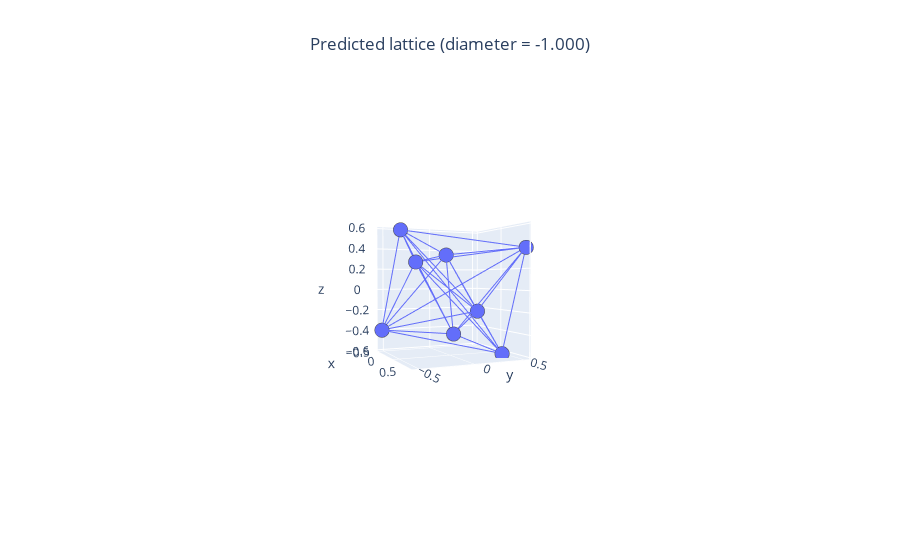

Here is the notebook cell this chart was saved with:
### Code cell
path = 'generated_mat/step50_varProp=v0.01_m0.5'
name = 'LatticeStiffness_lattice_1.npz'
plot_lattice_from_path(path, name)

### Figure 1 — Plotly figure (JSON) as saved in the notebook; plotly's stock layout.template omitted (floating-point values rounded to 4 significant figures)
{"data": [{"hovertemplate": "0=%{x}<br>1=%{y}<br>2=%{z}<extra></extra>", "legendgroup": "", "marker": {"color": "#636efa", "line": {"width": 5}, "size": 5, "symbol": "circle"}, "mode": "markers", "name": "", "scene": "scene", "showlegend": false, "type": "scatter3d", "x": [0.4821, 0.3043, -0.3038, 0.4558, -0.477, -0.3175, -0.4699, 0.3122], "y": [0.5234, -0.456, 0.4517, -0.1763, -0.5234, -0.3814, 0.1687, 0.3802], "z": [0.3866, 0.2476, -0.2313, -0.354, -0.402, 0.5787, 0.3543, -0.5787]}, {"hovertemplate": "x=%{x}<br>y=%{y}<br>z=%{z}<extra></extra>", "legendgroup": "", "line": {"color": "#636efa", "dash": "solid"}, "marker": {"line": {"width": 5}, "size": 5, "symbol": "circle"}, "mode": "lines", "name": "", "scene": "scene", "showlegend": false, "type": "scatter3d", "x": [0.4821, 0.3043], "y": [0.5234, -0.456], "z": [0.3866, 0.2476]}, {"hovertemplate": "x=%{x}<br>y=%{y}<br>z=%{z}<extra></extra>", "legendgroup": "", "line": {"color": "#636efa", "dash": "solid"}, "marker": {"line": {"width": 5}, "size": 5, "symbol": "circle"}, "mode": "lines", "name": "", "scene": "scene", "showlegend": false, "type": "scatter3d", "x": [0.4821, -0.3038], "y": [0.5234, 0.4517], "z": [0.3866, -0.2313]}, {"hovertemplate": "x=%{x}<br>y=%{y}<br>z=%{z}<extra></extra>", "legendgroup": "", "line": {"color": "#636efa", "dash": "solid"}, "marker": {"line": {"width": 5}, "size": 5, "symbol": "circle"}, "mode": "lines", "name": "", "scene": "scene", "showlegend": false, "type": "scatter3d", "x": [0.3043, -0.3038], "y": [-0.456, 0.4517], "z": [0.2476, -0.2313]}, {"hovertemplate": "x=%{x}<br>y=%{y}<br>z=%{z}<extra></extra>", "legendgroup": "", "line": {"color": "#636efa", "dash": "solid"}, "marker": {"line": {"width": 5}, "size": 5, "symbol": "circle"}, "mode": "lines", "name": "", "scene": "scene", "showlegend": false, "type": "scatter3d", "x": [0.4821, 0.4558], "y": [0.5234, -0.1763], "z": [0.3866, -0.354]}, {"hovertemplate": "x=%{x}<br>y=%{y}<br>z=%{z}<extra></extra>", "legendgroup": "", "line": {"color": "#636efa", "dash": "solid"}, "marker": {"line": {"width": 5}, "size": 5, "symbol": "circle"}, "mode": "lines", "name": "", "scene": "scene", "showlegend": false, "type": "scatter3d", "x": [0.3043, 0.4558], "y": [-0.456, -0.1763], "z": [0.2476, -0.354]}, {"hovertemplate": "x=%{x}<br>y=%{y}<br>z=%{z}<extra></extra>", "legendgroup": "", "line": {"color": "#636efa", "dash": "solid"}, "marker": {"line": {"width": 5}, "size": 5, "symbol": "circle"}, "mode": "lines", "name": "", "scene": "scene", "showlegend": false, "type": "scatter3d", "x": [-0.3038, 0.4558], "y": [0.4517, -0.1763], "z": [-0.2313, -0.354]}, {"hovertemplate": "x=%{x}<br>y=%{y}<br>z=%{z}<extra></extra>", "legendgroup": "", "line": {"color": "#636efa", "dash": "solid"}, "marker": {"line": {"width": 5}, "size": 5, "symbol": "circle"}, "mode": "lines", "name": "", "scene": "scene", "showlegend": false, "type": "scatter3d", "x": [0.4821, -0.477], "y": [0.5234, -0.5234], "z": [0.3866, -0.402]}, {"hovertemplate": "x=%{x}<br>y=%{y}<br>z=%{z}<extra></extra>", "legendgroup": "", "line": {"color": "#636efa", "dash": "solid"}, "marker": {"line": {"width": 5}, "size": 5, "symbol": "circle"}, "mode": "lines", "name": "", "scene": "scene", "showlegend": false, "type": "scatter3d", "x": [0.3043, -0.477], "y": [-0.456, -0.5234], "z": [0.2476, -0.402]}, {"hovertemplate": "x=%{x}<br>y=%{y}<br>z=%{z}<extra></extra>", "legendgroup": "", "line": {"color": "#636efa", "dash": "solid"}, "marker": {"line": {"width": 5}, "size": 5, "symbol": "circle"}, "mode": "lines", "name": "", "scene": "scene", "showlegend": false, "type": "scatter3d", "x": [-0.3038, -0.477], "y": [0.4517, -0.5234], "z": [-0.2313, -0.402]}, {"hovertemplate": "x=%{x}<br>y=%{y}<br>z=%{z}<extra></extra>", "legendgroup": "", "line": {"color": "#636efa", "dash": "solid"}, "marker": {"line": {"width": 5}, "size": 5, "symbol": "circle"}, "mode": "lines", "name": "", "scene": "scene", "showlegend": false, "type": "scatter3d", "x": [0.4558, -0.477], "y": [-0.1763, -0.5234], "z": [-0.354, -0.402]}, {"hovertemplate": "x=%{x}<br>y=%{y}<br>z=%{z}<extra></extra>", "legendgroup": "", "line": {"color": "#636efa", "dash": "solid"}, "marker": {"line": {"width": 5}, "size": 5, "symbol": "circle"}, "mode": "lines", "name": "", "scene": "scene", "showlegend": false, "type": "scatter3d", "x": [0.4821, -0.3175], "y": [0.5234, -0.3814], "z": [0.3866, 0.5787]}, {"hovertemplate": "x=%{x}<br>y=%{y}<br>z=%{z}<extra></extra>", "legendgroup": "", "line": {"color": "#636efa", "dash": "solid"}, "marker": {"line": {"width": 5}, "size": 5, "symbol": "circle"}, "mode": "lines", "name": "", "scene": "scene", "showlegend": false, "type": "scatter3d", "x": [0.3043, -0.3175], "y": [-0.456, -0.3814], "z": [0.2476, 0.5787]}, {"hovertemplate": "x=%{x}<br>y=%{y}<br>z=%{z}<extra></extra>", "legendgroup": "", "line": {"color": "#636efa", "dash": "solid"}, "marker": {"line": {"width": 5}, "size": 5, "symbol": "circle"}, "mode": "lines", "name": "", "scene": "scene", "showlegend": false, "type": "scatter3d", "x": [-0.3038, -0.3175], "y": [0.4517, -0.3814], "z": [-0.2313, 0.5787]}, {"hovertemplate": "x=%{x}<br>y=%{y}<br>z=%{z}<extra></extra>", "legendgroup": "", "line": {"color": "#636efa", "dash": "solid"}, "marker": {"line": {"width": 5}, "size": 5, "symbol": "circle"}, "mode": "lines", "name": "", "scene": "scene", "showlegend": false, "type": "scatter3d", "x": [0.4558, -0.3175], "y": [-0.1763, -0.3814], "z": [-0.354, 0.5787]}, {"hovertemplate": "x=%{x}<br>y=%{y}<br>z=%{z}<extra></extra>", "legendgroup": "", "line": {"color": "#636efa", "dash": "solid"}, "marker": {"line": {"width": 5}, "size": 5, "symbol": "circle"}, "mode": "lines", "name": "", "scene": "scene", "showlegend": false, "type": "scatter3d", "x": [-0.477, -0.3175], "y": [-0.5234, -0.3814], "z": [-0.402, 0.5787]}, {"hovertemplate": "x=%{x}<br>y=%{y}<br>z=%{z}<extra></extra>", "legendgroup": "", "line": {"color": "#636efa", "dash": "solid"}, "marker": {"line": {"width": 5}, "size": 5, "symbol": "circle"}, "mode": "lines", "name": "", "scene": "scene", "showlegend": false, "type": "scatter3d", "x": [0.4821, -0.4699], "y": [0.5234, 0.1687], "z": [0.3866, 0.3543]}, {"hovertemplate": "x=%{x}<br>y=%{y}<br>z=%{z}<extra></extra>", "legendgroup": "", "line": {"color": "#636efa", "dash": "solid"}, "marker": {"line": {"width": 5}, "size": 5, "symbol": "circle"}, "mode": "lines", "name": "", "scene": "scene", "showlegend": false, "type": "scatter3d", "x": [0.3043, -0.4699], "y": [-0.456, 0.1687], "z": [0.2476, 0.3543]}, {"hovertemplate": "x=%{x}<br>y=%{y}<br>z=%{z}<extra></extra>", "legendgroup": "", "line": {"color": "#636efa", "dash": "solid"}, "marker": {"line": {"width": 5}, "size": 5, "symbol": "circle"}, "mode": "lines", "name": "", "scene": "scene", "showlegend": false, "type": "scatter3d", "x": [-0.3038, -0.4699], "y": [0.4517, 0.1687], "z": [-0.2313, 0.3543]}, {"hovertemplate": "x=%{x}<br>y=%{y}<br>z=%{z}<extra></extra>", "legendgroup": "", "line": {"color": "#636efa", "dash": "solid"}, "marker": {"line": {"width": 5}, "size": 5, "symbol": "circle"}, "mode": "lines", "name": "", "scene": "scene", "showlegend": false, "type": "scatter3d", "x": [0.4558, -0.4699], "y": [-0.1763, 0.1687], "z": [-0.354, 0.3543]}, {"hovertemplate": "x=%{x}<br>y=%{y}<br>z=%{z}<extra></extra>", "legendgroup": "", "line": {"color": "#636efa", "dash": "solid"}, "marker": {"line": {"width": 5}, "size": 5, "symbol": "circle"}, "mode": "lines", "name": "", "scene": "scene", "showlegend": false, "type": "scatter3d", "x": [-0.477, -0.4699], "y": [-0.5234, 0.1687], "z": [-0.402, 0.3543]}, {"hovertemplate": "x=%{x}<br>y=%{y}<br>z=%{z}<extra></extra>", "legendgroup": "", "line": {"color": "#636efa", "dash": "solid"}, "marker": {"line": {"width": 5}, "size": 5, "symbol": "circle"}, "mode": "lines", "name": "", "scene": "scene", "showlegend": false, "type": "scatter3d", "x": [-0.3175, -0.4699], "y": [-0.3814, 0.1687], "z": [0.5787, 0.3543]}, {"hovertemplate": "x=%{x}<br>y=%{y}<br>z=%{z}<extra></extra>", "legendgroup": "", "line": {"color": "#636efa", "dash": "solid"}, "marker": {"line": {"width": 5}, "size": 5, "symbol": "circle"}, "mode": "lines", "name": "", "scene": "scene", "showlegend": false, "type": "scatter3d", "x": [0.4821, 0.3122], "y": [0.5234, 0.3802], "z": [0.3866, -0.5787]}, {"hovertemplate": "x=%{x}<br>y=%{y}<br>z=%{z}<extra></extra>", "legendgroup": "", "line": {"color": "#636efa", "dash": "solid"}, "marker": {"line": {"width": 5}, "size": 5, "symbol": "circle"}, "mode": "lines", "name": "", "scene": "scene", "showlegend": false, "type": "scatter3d", "x": [0.3043, 0.3122], "y": [-0.456, 0.3802], "z": [0.2476, -0.5787]}, {"hovertemplate": "x=%{x}<br>y=%{y}<br>z=%{z}<extra></extra>", "legendgroup": "", "line": {"color": "#636efa", "dash": "solid"}, "marker": {"line": {"width": 5}, "size": 5, "symbol": "circle"}, "mode": "lines", "name": "", "scene": "scene", "showlegend": false, "type": "scatter3d", "x": [-0.3038, 0.3122], "y": [0.4517, 0.3802], "z": [-0.2313, -0.5787]}, {"hovertemplate": "x=%{x}<br>y=%{y}<br>z=%{z}<extra></extra>", "legendgroup": "", "line": {"color": "#636efa", "dash": "solid"}, "marker": {"line": {"width": 5}, "size": 5, "symbol": "circle"}, "mode": "lines", "name": "", "scene": "scene", "showlegend": false, "type": "scatter3d", "x": [0.4558, 0.3122], "y": [-0.1763, 0.3802], "z": [-0.354, -0.5787]}, {"hovertemplate": "x=%{x}<br>y=%{y}<br>z=%{z}<extra></extra>", "legendgroup": "", "line": {"color": "#636efa", "dash": "solid"}, "marker": {"line": {"width": 5}, "size": 5, "symbol": "circle"}, "mode": "lines", "name": "", "scene": "scene", "showlegend": false, "type": "scatter3d", "x": [-0.477, 0.3122], "y": [-0.5234, 0.3802], "z": [-0.402, -0.5787]}, {"hovertemplate": "x=%{x}<br>y=%{y}<br>z=%{z}<extra></extra>", "legendgroup": "", "line": {"color": "#636efa", "dash": "solid"}, "marker": {"line": {"width": 5}, "size": 5, "symbol": "circle"}, "mode": "lines", "name": "", "scene": "scene", "showlegend": false, "type": "scatter3d", "x": [-0.3175, 0.3122], "y": [-0.3814, 0.3802], "z": [0.5787, -0.5787]}, {"hovertemplate": "x=%{x}<br>y=%{y}<br>z=%{z}<extra></extra>", "legendgroup": "", "line": {"color": "#636efa", "dash": "solid"}, "marker": {"line": {"width": 5}, "size": 5, "symbol": "circle"}, "mode": "lines", "name": "", "scene": "scene", "showlegend": false, "type": "scatter3d", "x": [-0.4699, 0.3122], "y": [0.1687, 0.3802], "z": [0.3543, -0.5787]}], "layout": {"autosize": true, "scene": {"aspectmode": "auto", "aspectratio": {"x": 0.9123, "y": 0.9957, "z": 1.101}, "camera": {"center": {"x": 0, "y": 0, "z": 0}, "eye": {"x": 3.508, "y": -1.602, "z": 0.1015}, "projection": {"type": "perspective"}, "up": {"x": 0, "y": 0, "z": 1}}}, "title": {"text": "Predicted lattice (diameter = -1.000)", "x": 0.5}}}
